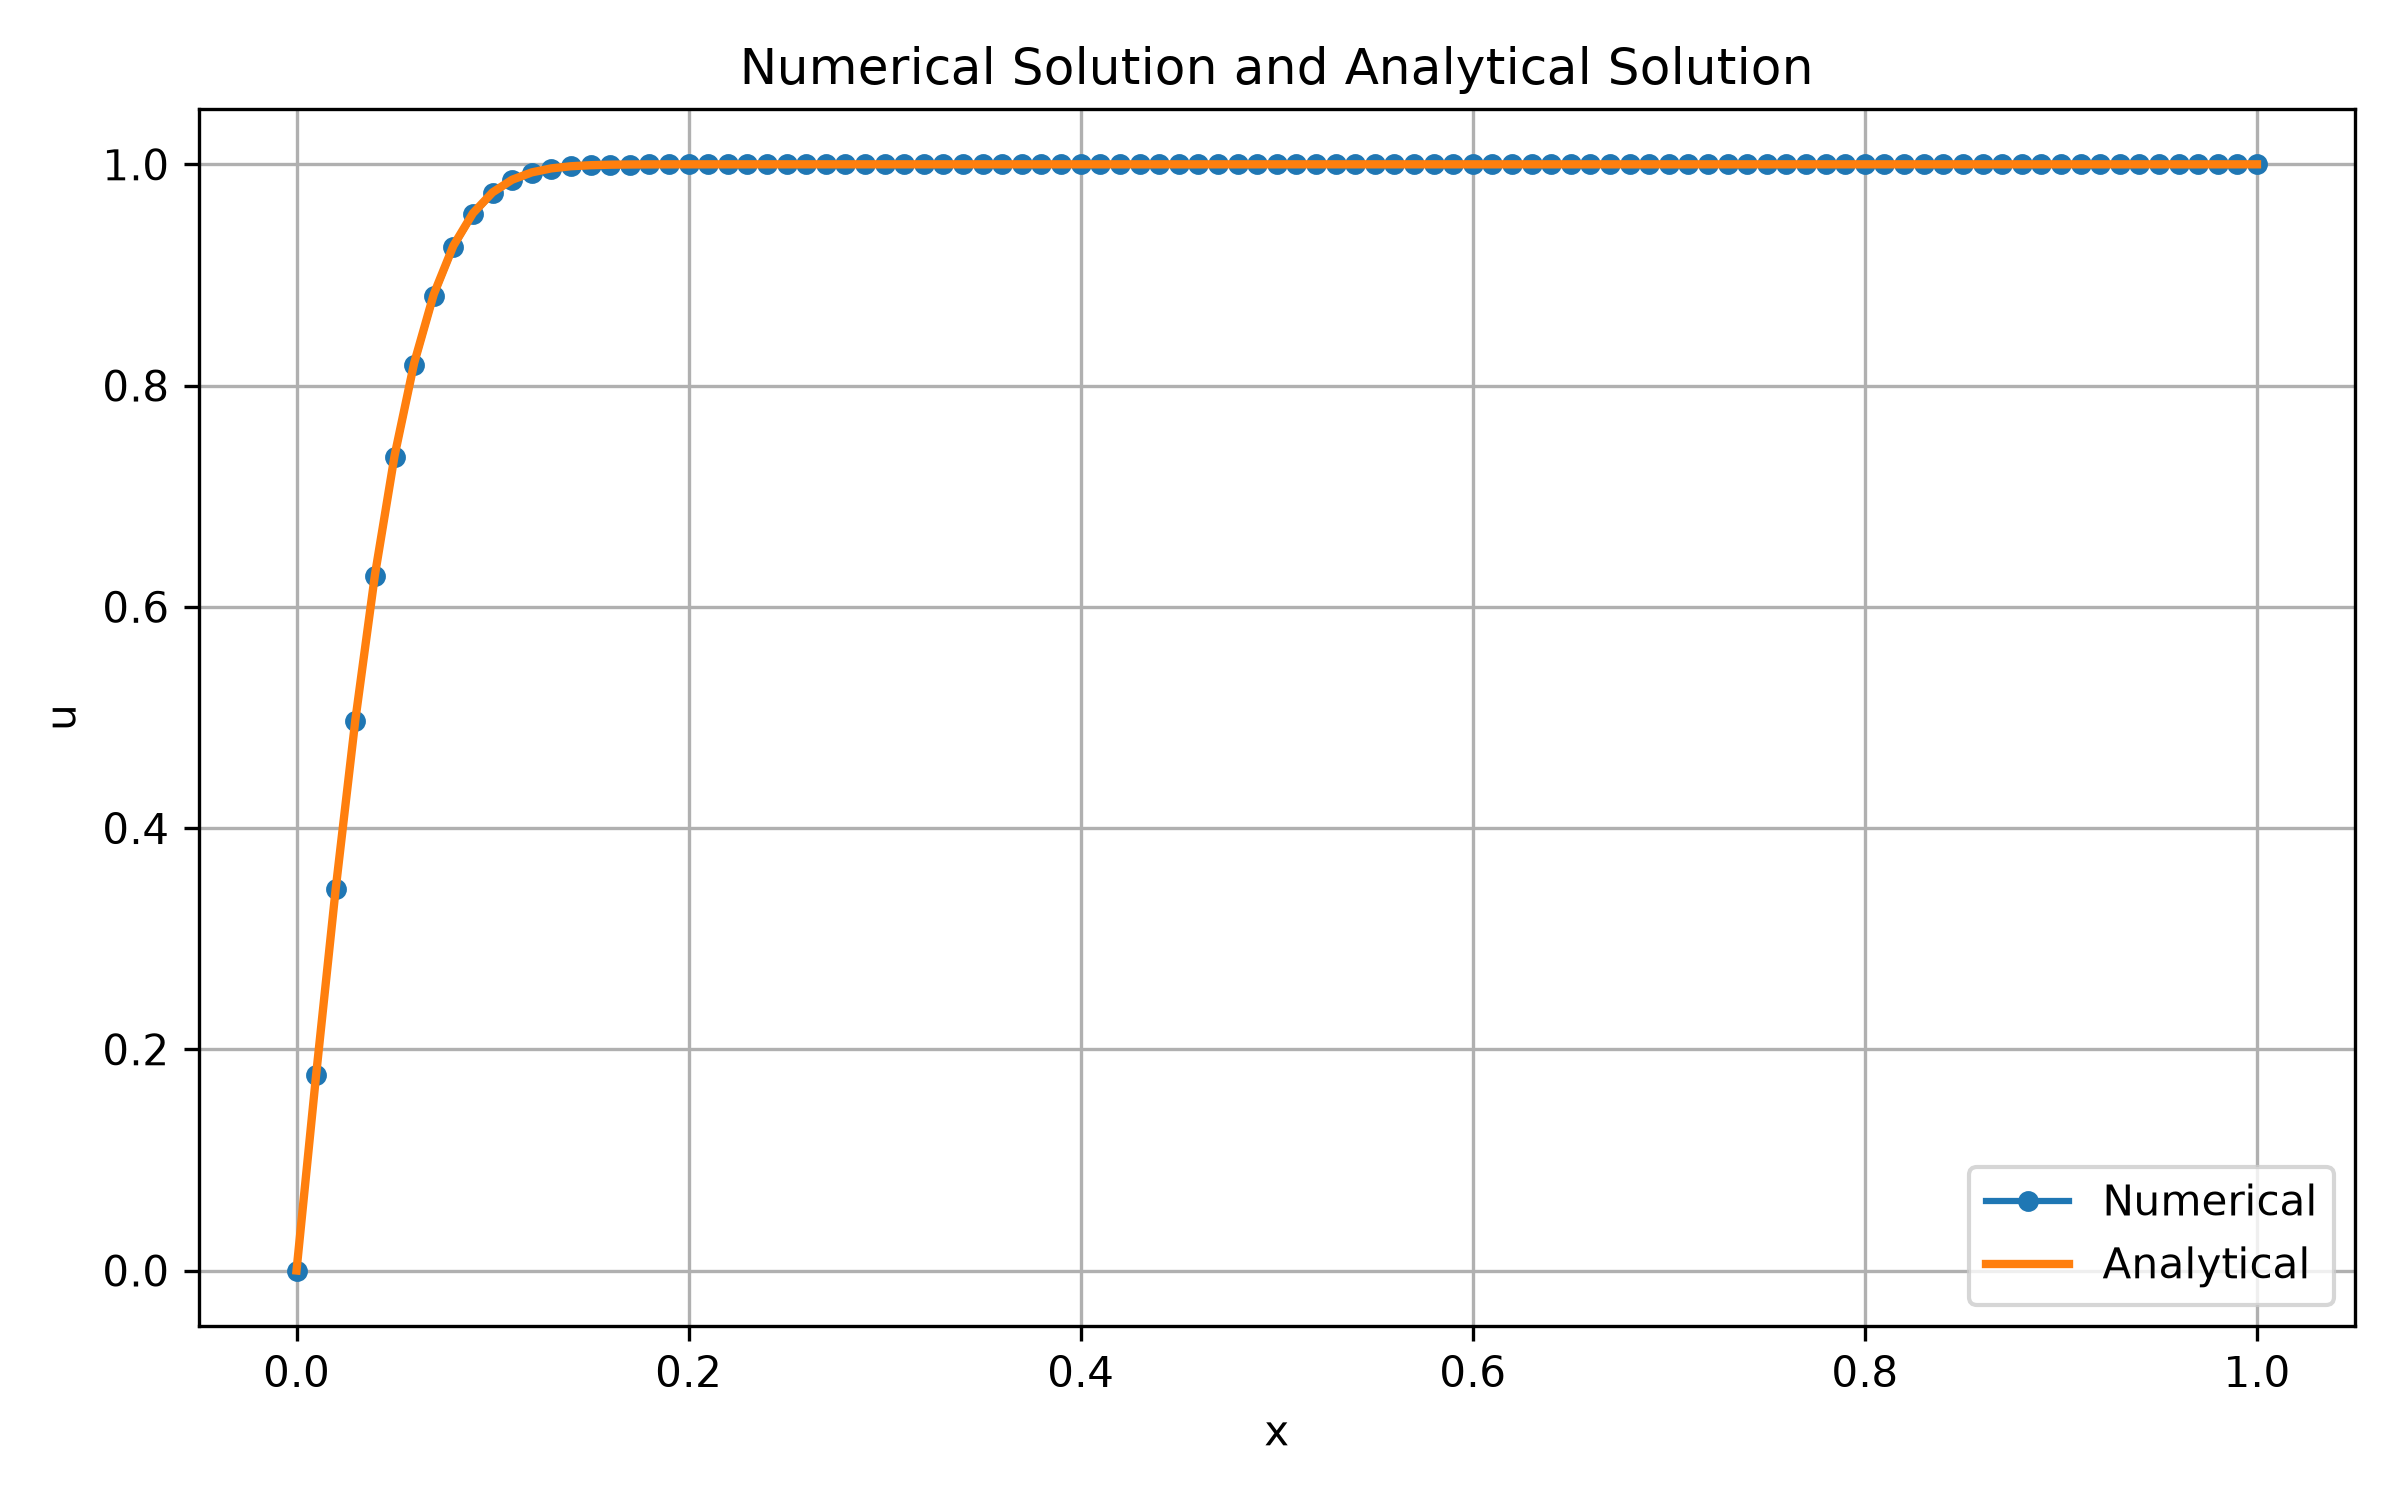

Source code (Python):
import pandas as pd
import matplotlib.pyplot as plt

# =====================================================
# CSVファイルの読み込み
# =====================================================
data = pd.read_csv("youkaihou.csv")

# データの取り出し
x = data["座標"]
u_num = data["数値解"]
u_exact = data["解析解"]
error = data["誤差"]

# =====================================================
# 数値解と解析解
# =====================================================
plt.figure(figsize=(8, 5))

plt.plot(x, u_num, "o-", markersize=4, label="Numerical")
plt.plot(x, u_exact, "-", linewidth=2, label="Analytical")

plt.xlabel("x")
plt.ylabel("u")
plt.title("Numerical Solution and Analytical Solution")
plt.grid(True)
plt.legend()

plt.tight_layout()
plt.savefig("youkaihou.png", dpi=300)
plt.savefig("youkaihou.pdf")
plt.show()

# =====================================================
# 誤差分布
# =====================================================
plt.figure(figsize=(8, 5))

plt.plot(x, error, "r-o", markersize=4)

plt.xlabel("x")
plt.ylabel("Error")
plt.title("Error Distribution")
plt.grid(True)

plt.tight_layout()
plt.savefig("erroryou.png", dpi=300)
plt.savefig("erroryou.pdf")
plt.show()
